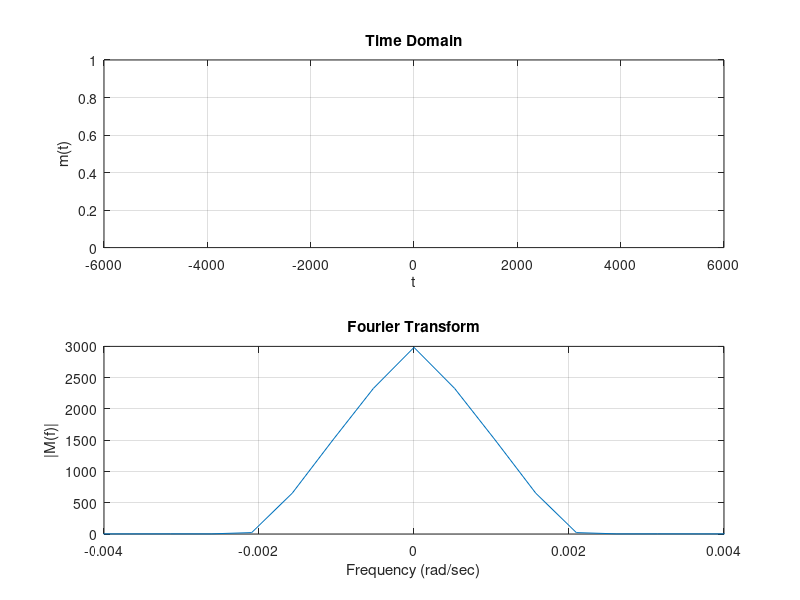
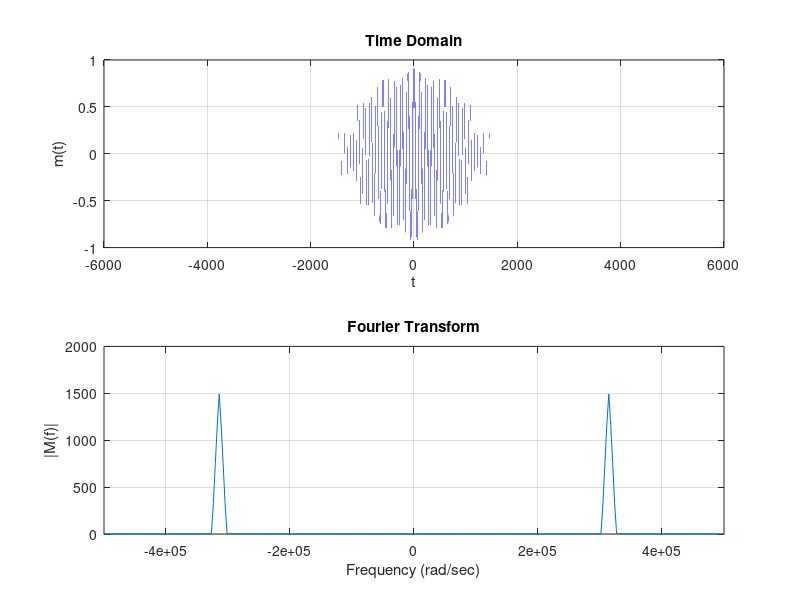

These figures' MATLAB source, in order:
fs =1000;
ts=1/fs;
t = linspace(-6000, 6000, fs*12000);
x=(10^-3)*t;
mt = (sin(x)./x).^2;
ft = (ts)*fftshift(fft(mt));
n=length(mt);
frequencies = (-n/2:(n/2-1))*(fs/n);
w=2*pi*frequencies;

figure;
subplot(2, 1, 1);
plot(t, mt);
grid on;
xlabel('t');
ylabel('m(t)');
title('Time Domain');
subplot(2, 1, 2);
plot(w, abs(ft));
xlim([-0.004 0.004]);
grid on;
xlabel('Frequency (rad/sec)');
ylabel('|M(f)|');
title('Fourier Transform');

y=2*pi*(10^5)*t;
rt=mt.*cos(y);
n=length(rt);
ft = (ts)*fftshift(fft(rt));
frequencies = (-n/2:(n/2-1))*(fs/n);
w=n*frequencies*pi; %de el ghalta el mafrood 2 mesh n, bas shoof eh ghalat tany
figure;
subplot(2, 1, 1);
plot(t, rt);
grid on;
xlabel('t');
ylabel('m(t)');
title('Time Domain');
subplot(2, 1, 2);
plot(w, abs(ft));
xlim([-5e5,5e5]);
grid on;
xlabel('Frequency (rad/sec)');
ylabel('|M(f)|');
title('Fourier Transform');
